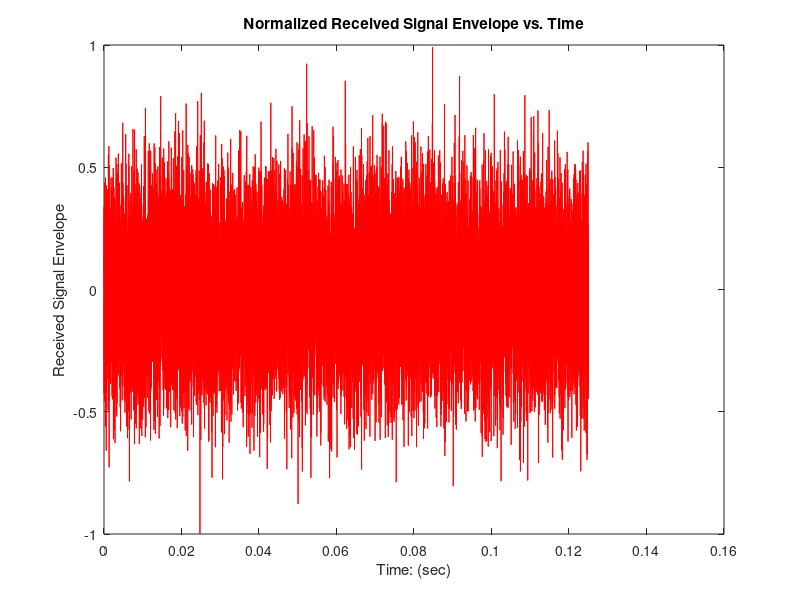

Write MATLAB code to recreate this figure.
%% ---_ ENEL 529 - Lab 4 - Case 1 ---- %%
%
% Author:   Kyle Derby MacInnis
% Date:     November 3, 2014
%
% ----------------------------------- %

% Clear all System Variables
clear all;

%% Step 0 - Preambles
% # of bits
M = 1000;
% Setup Empty Bit Stream Vector
b = zeros(1,M);
% Setup Bit Rate Period (0.125 ms)
Tb = 0.125 * 10^(-3);
% Setup the Carrier Frequency (10 KHz)
fc = 10*10^(3);
% Setup # of samples in one bit interval
N = 15;
% Calculate the Sample Time
dt = Tb/N;

%% Step 1 - Generate Random Bit Stream
% Setup Random Binary Data Stream (0's and 1's)
binary_data = rand(1,M) > 0.5;
% Convert to Data Stream (-1's and 1's)
b = 2.*binary_data - 1;

%% Step 2 - Generate the BPSK Transmitted Waveform (Rayleigh)
% Setup empty Signal Vector
s_i = zeros(1, M*N);
% Setup Energy of Symbol
E = Tb/2;
% Loop through Time Index, n (1-15000)
for i = 1:M
    for j = 1:N
        % Calculate Time Index, n
        n = i*N - (N-j);
        % Calculate the BPSK Signal at Time index n with Uniform Random Phase Shift
        s_i(1, n) = b(1, i) * sqrt((2*E)/Tb)*cos(2*pi*fc*n*dt + random('uniform', 0, 2*pi));
    end
end

%% Step 3 - Generate the Received Signal Waveform (Rayleigh)
% Create empty Signal Vector
r = zeros(1, M*N);
% Loop through Time Index, n
for i = 1:M
    for j = 1:N
        % Calculate the Time Index, n
        n = i*N - (N-j);
        % Calculate the Received Signal at Time, n
        r(1,n) = raylrnd(1)*s_i(1, n) + normrnd(0, 0.1);
    end
end

%% Step 4 - Normalize the Received Signal Vector
% Generate Empty Vector
r_n = zeros(1, M*N);
% Calculate the Max of the Received Signal
r_max = max(abs(r));
% Normalize Vector
for i=1:M*N
    r_n(1,i) = r(1,i)/r_max;
end

% Plot Normalized Received Signal
t = dt*(1:M*N);
figure(1);
plot(t, r_n(1,:), 'r-');
xlabel('Time: (sec)');
ylabel('Received Signal Envelope');
title('Normalized Received Signal Envelope vs. Time');

%% ## CASE 4 - RAYLEIGH IMPERFECT COHERENT DETECTOR (RANDOM ERR)

%% Step 5 - Perform Coherent Demodulation of the Normalized Waveform
% Generate Empty Vector for Demodulated Signal
x = zeros(1, M*N);
% Loop through Time Indices, n
for i = 1:M
    for j = 1:N
        % Calculate the time Index, n
        n = i*N - (N-j);
        % Demodulate the Signal
        x(1, n) = r_n(1, n)*(2*cos(2*pi*fc*n*dt));
    end
end


%% Step 6 - Perform Low-pass Filtering
% Generate Butterworth Filter Parameters
[bb, aa] = butter(10, 0.2);
% Filter Signal with Butterworth Filter
filter_output = filtfilt(bb, aa, x);

%% Step 7 - Perform Signal Detection
% Generate Empty Signal Vector
recovered_data = zeros(1,M);
% Loop Through Symbols
for i = 1:M
    % Calculate Middle Time Index of Symbol
    k = ceil(N/2 + (i-1)*N);
    % Recover Bit Data from Signal
    if filter_output(k) > 0
        recovered_data(1,i) = 1;
    else
        recovered_data(1,i) = -1;
    end
end

%% Step 8 - Compare the Transmitted Signal with the Recovered Signal
% Initialize # of Errors to zero
BE = 0;
% Loop and Compare Bit-by-Bit
for i = 1:M
    if recovered_data(1,i) ~= b(1,i)
        BE = BE + 1;
    end
end
% Calculate the Bit Error Rate
BER = BE/M;
display('For Rayleigh Faded Channel with AWGN Noise Variance of 0.01:');
display(BER);

%% Step 9 - Repeat Steps 3-8 For Different Values of AWGN Noise Variance
% For Variance of 0.25 (0.5 std. dev)

% For Variance of 1.0 (1.0 std. dev)

% For Variance of 5.0 (sqrt(5.0) std. dev)